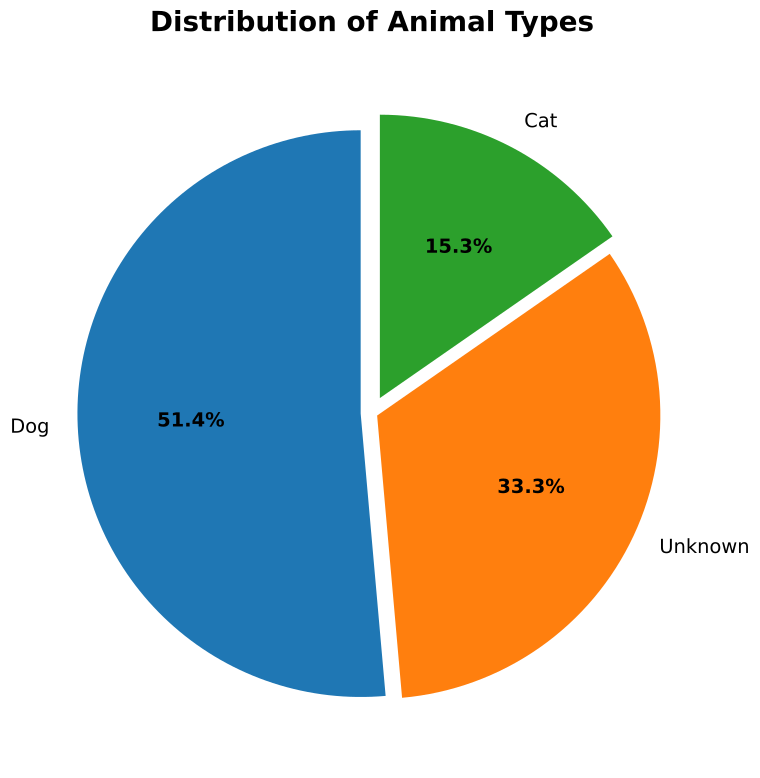

Generate this figure with Python:
import pandas as pd
import matplotlib.pyplot as plt

# Load dataset
df = pd.read_csv("data/sari_scored_news.csv")

# Count animal types
animal_counts = df["animal_type"].value_counts()

# Global font settings
plt.rcParams.update({
    "font.size": 14,
    "axes.titlesize": 20,
    "axes.labelsize": 16,
    "xtick.labelsize": 14,
    "ytick.labelsize": 14
})

# Create figure
plt.figure(figsize=(10, 8))

# Pie chart
wedges, texts, autotexts = plt.pie(
    animal_counts,
    labels=animal_counts.index,
    autopct="%1.1f%%",
    startangle=90,
    explode=[0.04, 0.02, 0.06],
    textprops={"fontsize": 14}
)

# Make percentage text bigger
for autotext in autotexts:
    autotext.set_fontsize(14)
    autotext.set_fontweight("bold")

# Title
plt.title(
    "Distribution of Animal Types",
    fontsize=20,
    fontweight="bold",
    pad=20
)

plt.tight_layout()

# Save image
plt.savefig("visualization/animal_distribution.pdf", bbox_inches="tight")

plt.show()
